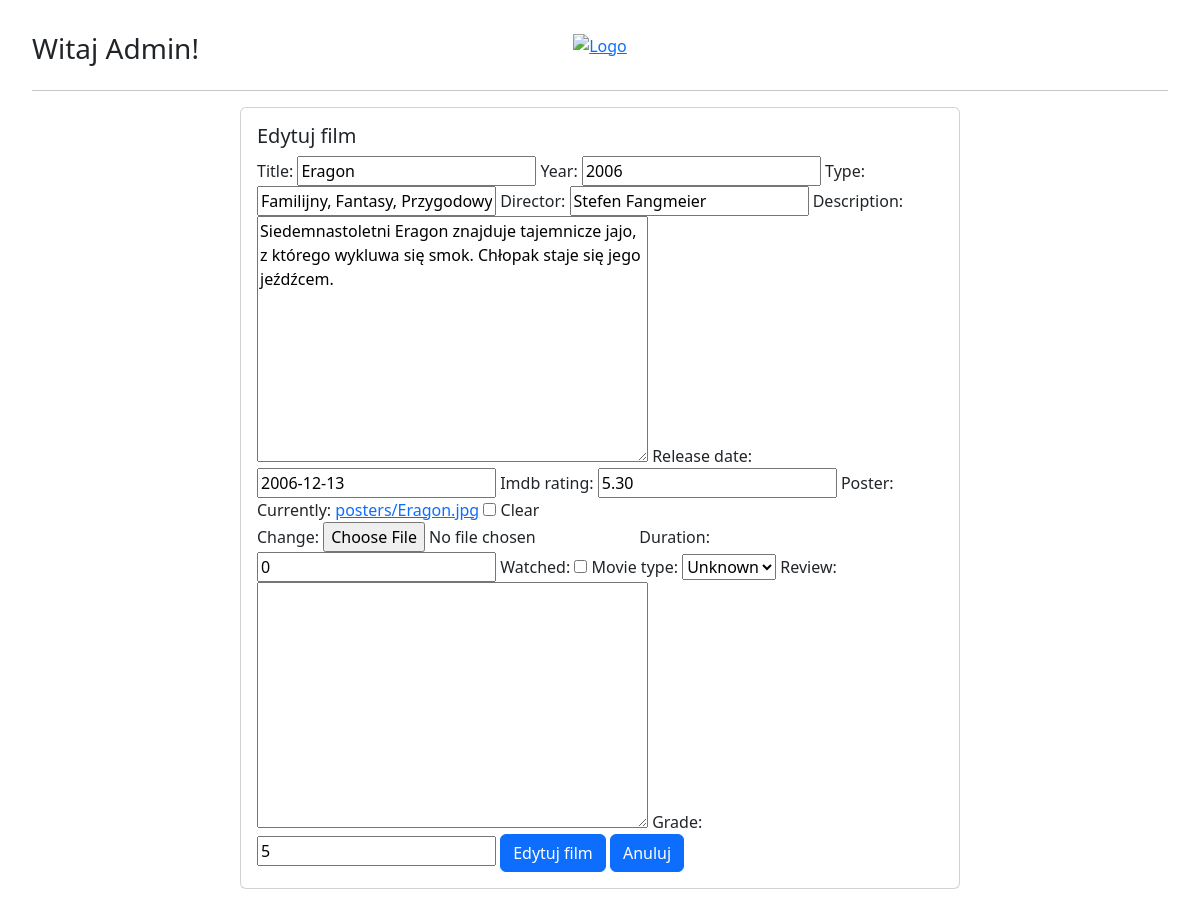
Screenshot of /movies/edit/2/ (signed in) with the database file from the repository.
### filmyweb/models.py (models this page shows, shortened)
class Film(models.Model):
    title = models.CharField(max_length=255, blank=False, unique=True)
    year = models.PositiveSmallIntegerField(default=2000)
    type = models.CharField(max_length=255, blank=False, unique=False, default="")
    director = models.CharField(max_length=255, blank=False, unique=False, default="")
    description = models.TextField(default="")
    release_date = models.DateField(null=True, blank=True)
    imdb_rating = models.DecimalField(max_digits=4, decimal_places=2, null=True, blank=True)
    poster = models.ImageField(upload_to="posters", null=True, blank=True)
    additional = models.OneToOneField(AdditionalInfo, on_delete=models.CASCADE, null=True, blank=True)

### filmyweb/views.py (the view)
# urls.py: path('edit/<int:id>/', edit_movie, name="edit_movie"),
@login_required()
def edit_movie(request, id):
    movie = get_object_or_404(Film, pk=id)
    grade = Grade.objects.filter(title=movie)
    actors = movie.Actors.all()
    try:
        additional = AdditionalInfo.objects.get(film=movie.id)
    except AdditionalInfo.DoesNotExist:
        additional = None
    form_basic = MovieForm(request.POST or None, request.FILES or None, instance=movie)
    form_additional = AdditionalInfoForm(request.POST or None, instance=additional)
    form_grade = GradeForm(request.POST or None)
    if request.method == 'POST':
        grade = form_grade.save(commit=False)
        grade.title = movie
        grade.save()
    contex = {
        'form': form_basic,
        'form_additional': form_additional,
        'form_grade': form_grade,
        'grade': grade
    }
    if all((form_basic.is_valid(), form_additional.is_valid())):
        my_movie = form_basic.save(commit=False)
        additional = form_additional.save()
        my_movie.additional = additional
        my_movie.save()
        contex['success'] = True
    return render(request, 'new_edit_movie.html', contex)

### filmyweb/forms.py
class MovieForm(ModelForm):
    class Meta:
        model = Film
        fields = ['title','year','type','director','description','release_date','imdb_rating','poster']

class AdditionalInfoForm(ModelForm):
    class Meta:
        model = AdditionalInfo
        fields = ['duration', 'watched', 'movie_type']

### templates/new_edit_movie.html (shortened to what this page needs)
{% extends 'main.html'%}
{% load bootstrap %}
{% block page %}
  <div class="card" style="width: 45rem; margin: 0 auto;">
              <div class="card-body">
                  {% if request.resolver_match.url_name == 'new_movie' %}
                  <h5 class="card-title">Dodaj film</h5>
                {%else%}
                  <h5 class="card-title">Edytuj film</h5>
                {%endif%}
              <form method="post" enctype="multipart/form-data">
                  {{ form|bootstrap }}
                  {{ form_additional|bootstrap }}
                  {%if form_grade%}
                    {{ form_grade|bootstrap }}
                  {%endif%}
                {% if request.resolver_match.url_name == 'new_movie' %}
                  <input class="btn btn-primary" type="submit" value="Dodaj film">
                {%else%}
                  <input class="btn btn-primary" type="submit" value="Edytuj film">
                {%endif%}
                <a href="{%url 'all_movies' %}" class="btn btn-primary">Anuluj</a>
              </form>
              </div>
  </div>
{% endblock%}

### templates/main.html (shortened to what this page needs)
{% load static %}
<!doctype html>
<html lang="en">
<head>
    <link rel="stylesheet" href="https://cdn.jsdelivr.net/npm/bootstrap@5.3.0-alpha3/dist/css/bootstrap.min.css">
    <link rel="stylesheet" href="{% static 'new.css' %}">
</head>
<body>
<div class="row">
  <div class="col-4 text-left scale-20">
    {% if user.is_authenticated %}
      <b><h3>Witaj {{user.username}}!</h3></b>
    {% else %}
      <b>Witaj nieznajomy!</b>
    {% endif %}
  </div>
  <div class="col-2 text-center scale-60">
      <a href="{%url 'all_movies' %}"><img src="https://www.mactrast.com/wp-content/uploads/2018/07/netflix-logo-banner-500x283.jpg" alt="Logo" class="mx-auto" style="max-height: 40px;"></a>
  </div>
  <div class="col-6 d-flex justify-content-end button-container scale-20p">
  </div>
</div>
<hr>
{% block page %} {%endblock%}
</body>
</html>

### filmyweb/static/new.css (style rules this page uses)
body { padding: 2rem; background-image: url('https://img.freepik.com/darmowe-zdjecie/szara-sciana-tekstur_24972-158.jpg?w=1380&t=st=1680897311~exp=1680897911~hmac=9d151802cd8ce9e84895eac88548e28e6b3e0b4fe20f94ac5d3c76603883bf4e'); background-size: cover; background-position: center; }
.scale-20 { width: 20%; }
.scale-60 { width: 60%; }
.scale-20p { width: 20%; }

### rows the page displays
Film: title "Eragon", year "2006", type "Familijny, Fantasy, Przygodowy", director "Stefen Fangmeier", description "Siedemnastoletni Eragon znajduje tajemnicze jajo, z którego wykluwa się smok. Chłopak staje się jego jeźdźcem.", release_date "2006-12-13", imdb_rating "5.30"

### other values shown
{{ user.username }} "Admin"
